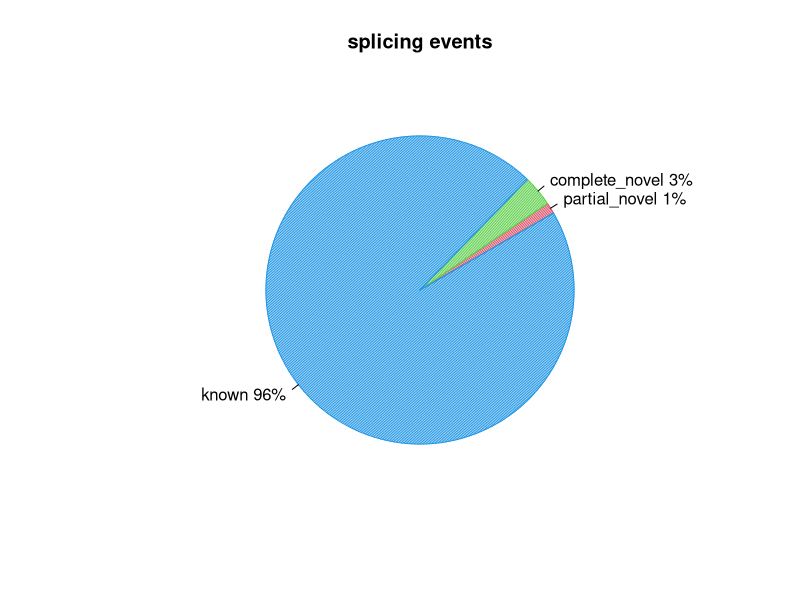
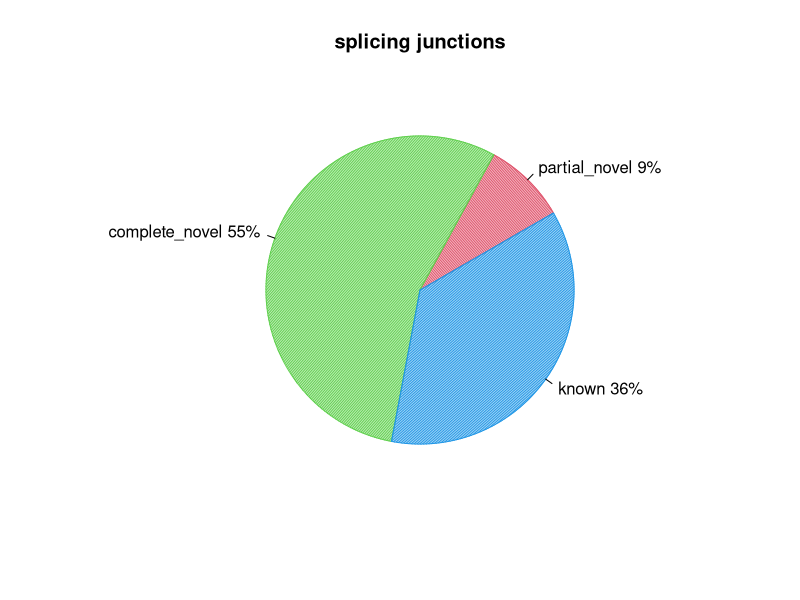

Write the R code that produced these figures, in order.
pdf("CF91104.splice_events.pdf")
events=c(1.1476682006134924,3.237482902199163,95.5242495776473)
pie(events,col=c(2,3,4),init.angle=30,angle=c(60,120,150),density=c(70,70,70),main="splicing events",labels=c("partial_novel 1%","complete_novel 3%","known 96%"))
dev.off()
pdf("CF91104.splice_junction.pdf")
junction=c(8.711475060706597,54.990468594383884,36.29805634490952)
pie(junction,col=c(2,3,4),init.angle=30,angle=c(60,120,150),density=c(70,70,70),main="splicing junctions",labels=c("partial_novel 9%","complete_novel 55%","known 36%"))
dev.off()
